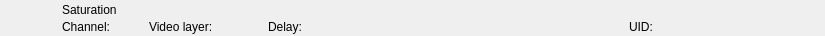
<?xml version="1.0" encoding="UTF-8"?>
<ui version="4.0">
 <class>RundownSaturationWidget</class>
 <widget class="QWidget" name="RundownSaturationWidget">
  <property name="geometry">
   <rect>
    <x>0</x>
    <y>0</y>
    <width>825</width>
    <height>36</height>
   </rect>
  </property>
  <layout class="QHBoxLayout" name="horizontalLayout">
   <property name="spacing">
    <number>0</number>
   </property>
   <property name="margin">
    <number>0</number>
   </property>
   <item>
    <widget class="QFrame" name="frameItem">
     <property name="sizePolicy">
      <sizepolicy hsizetype="Preferred" vsizetype="Fixed">
       <horstretch>0</horstretch>
       <verstretch>0</verstretch>
      </sizepolicy>
     </property>
     <property name="minimumSize">
      <size>
       <width>0</width>
       <height>36</height>
      </size>
     </property>
     <widget class="QLabel" name="labelIcon">
      <property name="geometry">
       <rect>
        <x>22</x>
        <y>2</y>
        <width>32</width>
        <height>32</height>
       </rect>
      </property>
      <property name="text">
       <string/>
      </property>
      <property name="pixmap">
       <pixmap resource="../Widgets.qrc">:/Graphics/Images/Saturation.png</pixmap>
      </property>
      <property name="scaledContents">
       <bool>true</bool>
      </property>
     </widget>
     <widget class="QLabel" name="labelChannel">
      <property name="geometry">
       <rect>
        <x>62</x>
        <y>19</y>
        <width>78</width>
        <height>16</height>
       </rect>
      </property>
      <property name="text">
       <string>Channel:</string>
      </property>
     </widget>
     <widget class="QLabel" name="labelLabel">
      <property name="geometry">
       <rect>
        <x>62</x>
        <y>2</y>
        <width>561</width>
        <height>16</height>
       </rect>
      </property>
      <property name="text">
       <string>Saturation</string>
      </property>
     </widget>
     <widget class="QLabel" name="labelVideolayer">
      <property name="geometry">
       <rect>
        <x>149</x>
        <y>19</y>
        <width>110</width>
        <height>16</height>
       </rect>
      </property>
      <property name="text">
       <string>Video layer:</string>
      </property>
     </widget>
     <widget class="QLabel" name="labelColor">
      <property name="geometry">
       <rect>
        <x>0</x>
        <y>0</y>
        <width>18</width>
        <height>36</height>
       </rect>
      </property>
      <property name="text">
       <string/>
      </property>
     </widget>
     <widget class="QLabel" name="labelGroupColor">
      <property name="geometry">
       <rect>
        <x>0</x>
        <y>0</y>
        <width>6</width>
        <height>36</height>
       </rect>
      </property>
      <property name="text">
       <string/>
      </property>
     </widget>
     <widget class="QLabel" name="labelDevice">
      <property name="geometry">
       <rect>
        <x>360</x>
        <y>19</y>
        <width>260</width>
        <height>16</height>
       </rect>
      </property>
      <property name="text">
       <string></string>
      </property>
     </widget>
     <widget class="QLabel" name="labelDelay">
      <property name="geometry">
       <rect>
        <x>268</x>
        <y>19</y>
        <width>83</width>
        <height>16</height>
       </rect>
      </property>
      <property name="text">
       <string>Delay:</string>
      </property>
     </widget>
     <widget class="QLabel" name="labelRemoteTriggerId">
      <property name="geometry">
       <rect>
        <x>629</x>
        <y>19</y>
        <width>111</width>
        <height>16</height>
       </rect>
      </property>
      <property name="text">
       <string>UID:</string>
      </property>
     </widget>
    </widget>
   </item>
   <item>
    <widget class="QFrame" name="frameStatus">
     <property name="minimumSize">
      <size>
       <width>77</width>
       <height>0</height>
      </size>
     </property>
     <property name="maximumSize">
      <size>
       <width>77</width>
       <height>16777215</height>
      </size>
     </property>
     <widget class="QLabel" name="labelGpiConnected">
      <property name="geometry">
       <rect>
        <x>1</x>
        <y>2</y>
        <width>32</width>
        <height>32</height>
       </rect>
      </property>
      <property name="minimumSize">
       <size>
        <width>32</width>
        <height>32</height>
       </size>
      </property>
      <property name="maximumSize">
       <size>
        <width>32</width>
        <height>32</height>
       </size>
      </property>
      <property name="lineWidth">
       <number>0</number>
      </property>
      <property name="text">
       <string/>
      </property>
      <property name="pixmap">
       <pixmap resource="../Widgets.qrc">:/Graphics/Images/GpiConnected.png</pixmap>
      </property>
      <property name="scaledContents">
       <bool>true</bool>
      </property>
     </widget>
     <widget class="QLabel" name="labelDisconnected">
      <property name="geometry">
       <rect>
        <x>32</x>
        <y>2</y>
        <width>32</width>
        <height>32</height>
       </rect>
      </property>
      <property name="minimumSize">
       <size>
        <width>32</width>
        <height>32</height>
       </size>
      </property>
      <property name="maximumSize">
       <size>
        <width>32</width>
        <height>32</height>
       </size>
      </property>
      <property name="text">
       <string/>
      </property>
      <property name="pixmap">
       <pixmap resource="../Widgets.qrc">:/Graphics/Images/Disconnected.png</pixmap>
      </property>
      <property name="scaledContents">
       <bool>true</bool>
      </property>
     </widget>
     <widget class="QLabel" name="labelActiveColor">
      <property name="geometry">
       <rect>
        <x>69</x>
        <y>0</y>
        <width>8</width>
        <height>36</height>
       </rect>
      </property>
      <property name="minimumSize">
       <size>
        <width>8</width>
        <height>36</height>
       </size>
      </property>
      <property name="maximumSize">
       <size>
        <width>8</width>
        <height>36</height>
       </size>
      </property>
      <property name="text">
       <string/>
      </property>
     </widget>
    </widget>
   </item>
  </layout>
 </widget>
 <resources>
  <include location="../Widgets.qrc"/>
 </resources>
 <connections/>
 <slots>
  <slot>addToCombo()</slot>
 </slots>
</ui>
